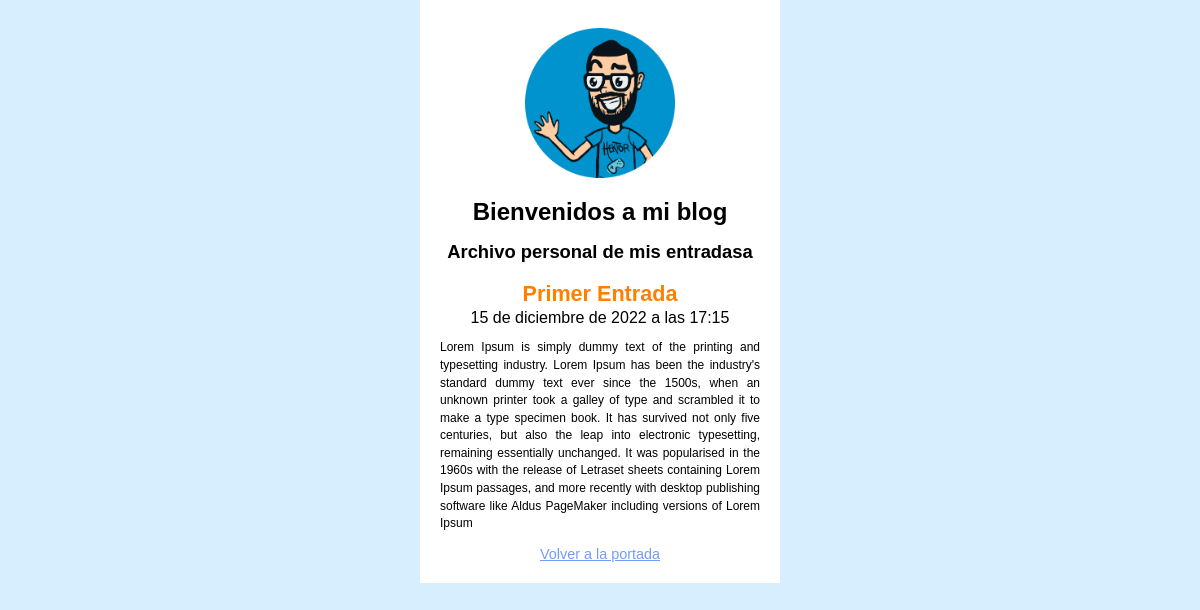
The page /blog/1 on the database its author committed.
### blog/models.py (models this page shows, shortened)
class Post(models.Model):
    title = models.CharField(max_length=200, verbose_name="Titulo")
    content = models.TextField(verbose_name="Contenido")
    created = models.DateTimeField(auto_now_add=True, verbose_name="Creado")
    modifield = models.DateTimeField(auto_now=True, verbose_name="Modificado")
    class Meta:
        verbose_name="Entrada"
        verbose_name_plural="Entradas"

### blog/views.py (the view)
# urls.py: path('blog/<id>', post, name="post"),
def post(request, id):
    post = Post.objects.get(id=id)
    return render(request, "blog/post.html", context={'post':post})

### blog/templates/blog/post.html (shortened to what this page needs)
{% extends "blog/base.html"%}
{% block content%}
<div>
    <h3>{{post.title}}</h3>
    <span class="date">{{post.created}}</span>
    <p>{{post.content}}</p>
    <a href="{% url 'home' %}">Volver a la portada</a>
</div>
{%endblock%}

### blog/static/blog/styles.css (style rules this page uses)
body { font-family: Arial, Helvetica, sans-serif; padding: 0; margin: 0; background: rgb(214, 238, 255); }
h3 { font-size: 135%; color: rgb(255, 128, 0); padding: 0.15rem 0; margin: 0; }
p { font-size: 75%; text-align: justify; line-height: 1.1rem; }
a { font-size: 90%; color: rgb(115, 155, 255); }

### rows shown on the page
Post: title "Primer Entrada", created "15 de diciembre de 2022 a las 17:15", content "Lorem Ipsum is simply dummy text of the printing and typesetting industry. Lorem Ipsum has been the industry's standard dummy text ever since the 1500s, when an unknown printer took a galley of type and scrambled it to make a type specimen book. It has survived not only five centuries, but also the leap into electronic typesetting, remaining essentially unchanged. It was popularised in the 1960s with the release of Letraset sheets containing Lorem Ipsum passages, and more recently with desktop publishing software like Aldus PageMaker including versions of Lorem Ipsum"
